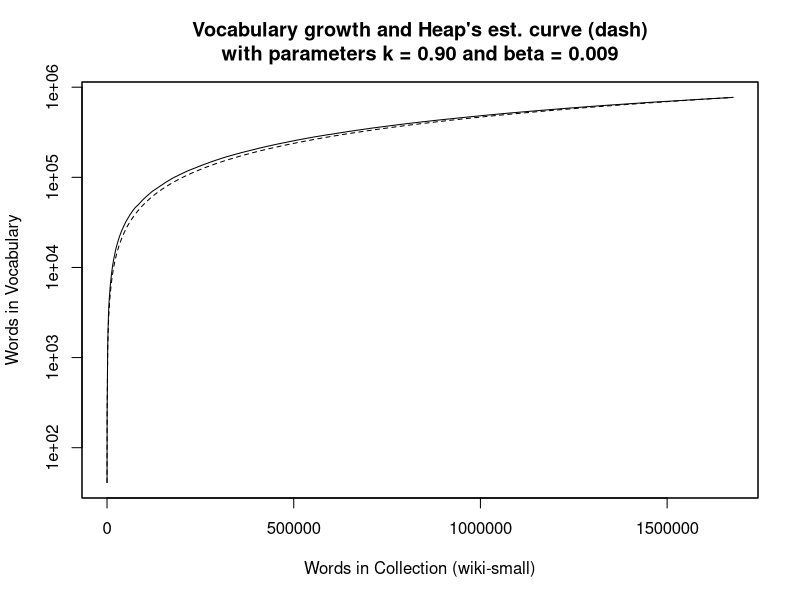

Generate this figure with R:
heap <- read.csv('./vocabWordCount.csv', head=TRUE, sep=',')
plot(heap$WordCount, heap$Vocab, log='y', type='l', xlab='Words in Collection (wiki-small)', ylab='Words in Vocabulary', main='Vocabulary growth and Heap\'s est. curve (dash)\nwith parameters k = 0.90 and beta = 0.009')

par(new=TRUE)

k <- 90
beta <- 0.009

est <- k * (heap$WordCount^beta)
plot(heap$WordCount, est,  type='l', lty=2, xlab='', ylab='', main='', xaxt='n', yaxt='n')